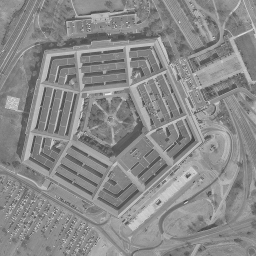
%> input picture Practice5/pentagon256x256.tif, 256 x 256 px
$ octave p5v2.m   (GNU Octave 9; MATLAB toolbox functions it lacks are replaced by stand-ins)
%> lines starting %> are read from the running program, lines starting %| are printed output that depends on the picture
%%%%%%%%%%%%%%%%%%%%%%%%%%%%%%%%%%%%%%%%%%%%%%%
%%%        Practice - Linear, Circular,     %%%
%%%           and Fourier Convolution       %%%
%%%             Team members                %%%
%%%     +Herrera Godina Adriana Jocelyn     %%%
%%%        +Miranda Miranda Emiliano        %%%
%%%      +Nicolás Marín Brian Geovanny      %%%
%%%      +Sanchez Torres Sergio Daniel      %%%
%%%%%%%%%%%%%%%%%%%%%%%%%%%%%%%%%%%%%%%%%%%%%%%

clc;

pentImg = imread('pentagon256x256.tif');
%> pentImg is the input picture: size 256x256 uint8; min 67, max 234, mean 138.1
pentImg = double(pentImg);
%> pentImg: size 256x256 double
figure("name","Original Image");
imshow(pentImg,[]);
title("PENTAGON IMAGE WITHOUT FILTERS");

%1- Obtener la convolución lineal (comando MATLAB conv2 y argumentos
%"full" y "valid") de la imagen con un filtro paso bajas (filtros de bloque)
%Usar 2 o 3 tamaños diferentes de filtros, por ejemplo: 7x7, 9x9 y 11x11.

%Filtros paso bajas a la imagen
fil = fspecial('average',[7 7]);
fil2 = fspecial('average',[9 9]);
fil3 = fspecial('average',[11 11]);

imgFil = imfilter(pentImg,fil);
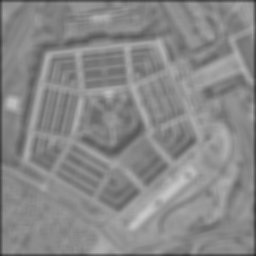
%> imgFil: size 256x256 double; min 41.9, max 200.9, mean 136.3
imgFil2 = imfilter(pentImg,fil2);
imgFil3 = imfilter(pentImg,fil3);


conv2_7x7F = conv2(pentImg,imgFil,'full');
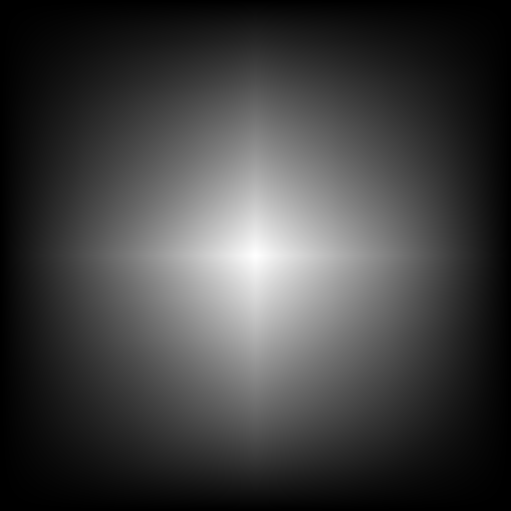
%> conv2_7x7F: size 511x511 double; min 5321, max 1.23e+09, mean 309570269.1; drawn with min black and max white
conv2_9x9F = conv2(pentImg,imgFil2,'full');
conv2_11x11F = conv2(pentImg,imgFil3,'full');

%Mostrando resultados
figure("name","1. CONV2 7x7 USING FULL")
imshow(conv2_7x7F,[]);
title("CONV2 7x7 USING FULL");

figure("name","1. CONV2 9x9 USING FULL")
imshow(conv2_9x9F,[]);
title("CONV2 9x9 USING FULL");

figure("name","1. CONV2 11x11 USING FULL")
imshow(conv2_11x11F,[]);
title("CONV2 11x11 USING FULL");

%2- Obtener la DFT de la imagen original y desplegarla de manera amplificada
%utilizando el logaritmo del módulo de la DFT para dicha amplificación.
figure("name","DFT")
pentImg = imread('pentagon256x256.tif');
imshow(pentImg,'InitialMagnification','fit')
F = fft2(pentImg);
F2 = log(abs(F));
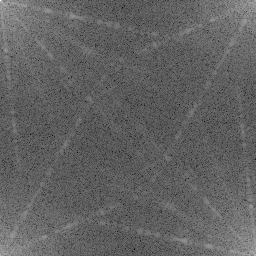
%> F2: size 256x256 double; min 2.58, max 16.02, mean 7.77; drawn with min black and max white
imshow(F2,[-1 5],'InitialMagnification','fit');
colormap(jet);
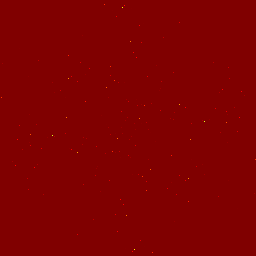
%> displayed picture: size 256x256x3, on the screen's scale of 0 to 255; mean R, G, B 128.2, 0, 0
%Cambiar el eje de coordenadas (comando MATLAB ffshift) y nuevamente amplificar.
Y=fft2(pentImg);
F3 = log(abs(Y));
imagesc(abs(fftshift(F3)));
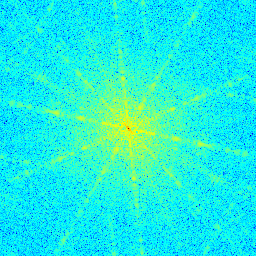
%> displayed picture: size 256x256x3, on the screen's scale of 0 to 255; mean R, G, B 32, 236.6, 222.9


%3- Obtener la convolución circular ($\otimes$) de la imagen con el filtro
%paso bajas a través de la DFT. Usar también diferentes tamaños de filtros.
%Desplegar las imágenes resultantes.


%4- Obtener la convolución lineal (*) de la imagen con el filtro paso bajas
%a través de la DFT (comandos MATLAB fft2 y ifft2). Usar también diferentes
%tamaños de filtros. Desplegar las imágenes resultantes

conv2_7x7F2 = conv2(F2,conv2_7x7F,'full');
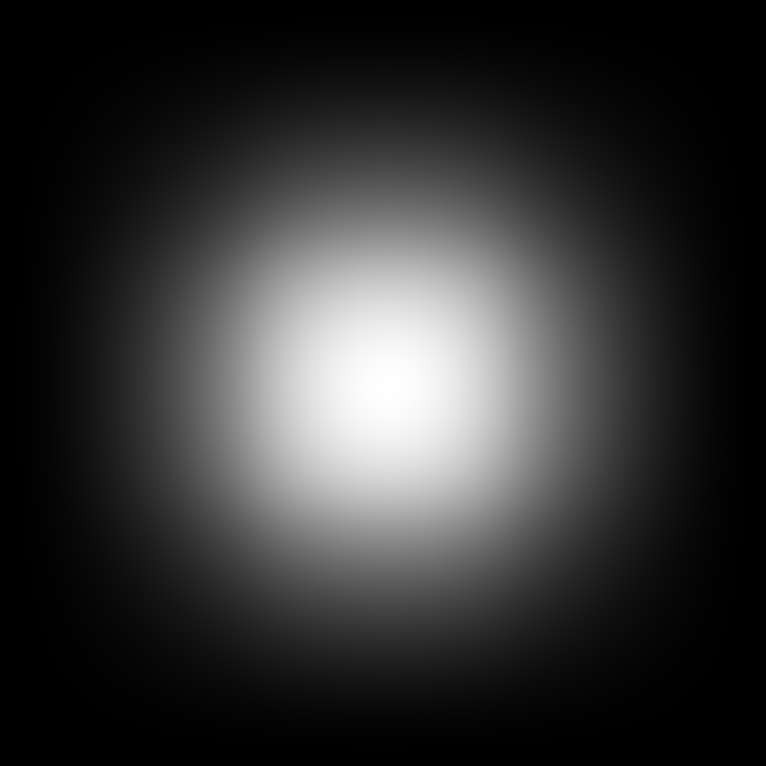
%> conv2_7x7F2: size 766x766 double; min 62109.5, max 3.49e+14, mean 7.02e+13; drawn with min black and max white
conv2_9x9F2 = conv2(F2,conv2_9x9F,'full');
conv2_11x11F2 = conv2(F2,conv2_11x11F,'full');

figure("name","4. CONV2 7x7 USING FULL WITH DFT")
imshow(conv2_7x7F2,[]);
title("CONV2 7x7 USING FULL WITH DFT");

figure("name","4. CONV2 9x9 USING FULL WITH DFT")
imshow(conv2_9x9F2,[]);
title("CONV2 9x9 USING FULL WITH DFT");

figure("name","4. CONV2 11x11 USING FULL WITH DFT")
imshow(conv2_11x11F2,[]);
title("CONV2 11x11 USING FULL WITH DFT");


%5- Comparar los resultados obtenidos en los puntos 1, 3 y 4 desplegando
%para un mismo tamaño de filtro las 3 convoluciones, por ejemplo:
%convolución lineal filtro 9x9, convolución lineal (DFT) filtro 9x9,
%convolución circular (DFT) filtro 9x9.
